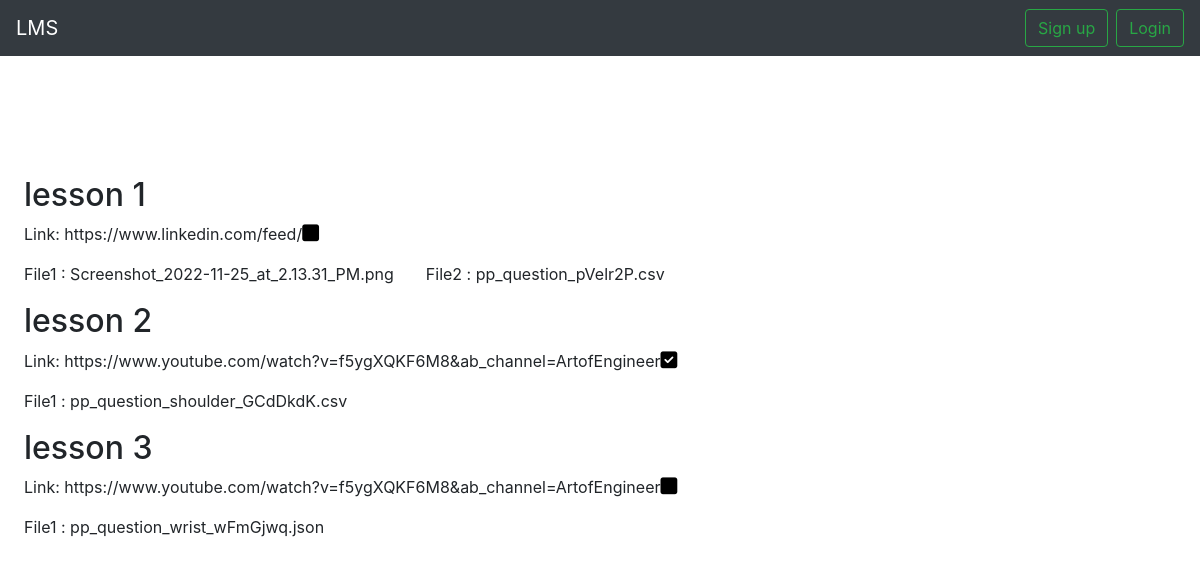
/topic/17/1, run on an earlier commit of the app's database.
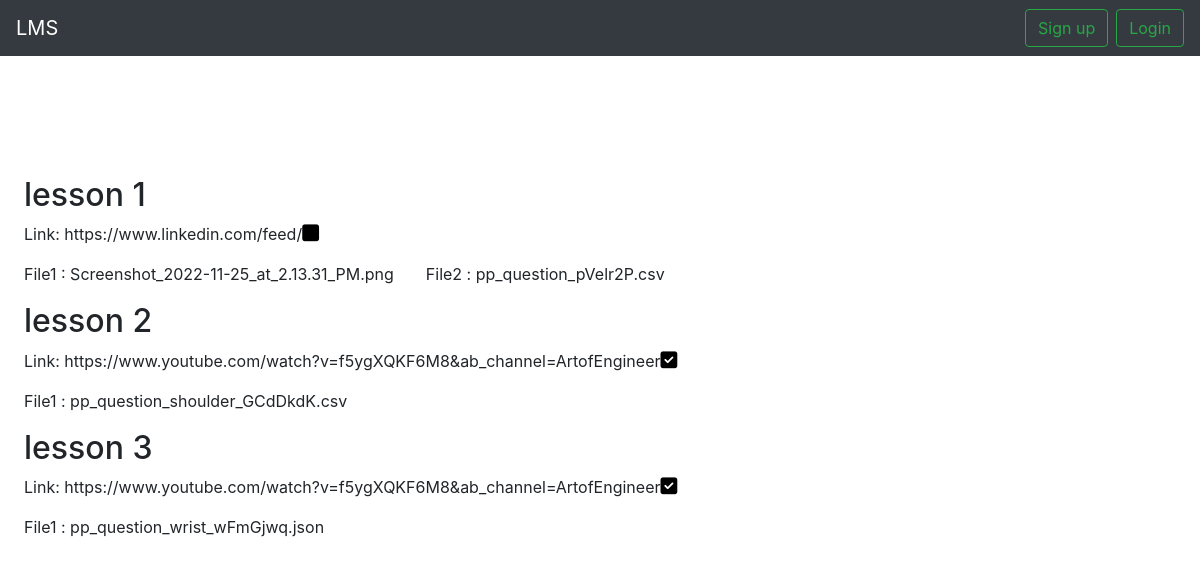
And on a later commit of the database.
### courses/models.py (models this page shows, shortened)
class MyLesson(models.Model):
    user = models.ForeignKey(User,on_delete=models.CASCADE)
    unit = models.ForeignKey(Unit,on_delete=models.CASCADE)
    lesson = models.ForeignKey(Lesson,on_delete=models.CASCADE,related_name='lessons',blank=True,default='lesson1')
    isdone = models.BooleanField(default=False)
    def __str__(self):
        return self.user.username

class Lesson(models.Model):
    order = models.IntegerField(null=False, default=1)
    unit = models.ForeignKey(Unit, on_delete=models.CASCADE,related_name='lessons')
    title = models.CharField(max_length=200)
    resource = models.FileField(upload_to='resources/', null=True, blank=True)
    resource_name = models.CharField(max_length=100, null=False, default='Resource')
    resource_link = models.URLField(max_length=300, null=True, blank=True)
    isdone = models.BooleanField(default=False)
    released = models.BooleanField(default = False)

### courses/views.py (the view)
# urls.py: path('topic/<int:id>/<courseid>', views.stu_topic_detail, name='stu-topic-detail'),
def stu_topic_detail(request, id,courseid):
    unit = MyUnit.objects.filter(id = id)
    unit_ids = []
    for i in unit:
        unit_ids.append(i.unit.id)
    print(unit_ids)
    lessons = []
    lessons = MyLesson.objects.filter(unit__id__in =unit_ids)
    print(lessons)
    return render(request, 'topic_detail.html', {'topic': unit,'lessons':lessons, 'status': 's',  'courseid':courseid})

### templates/topic_detail.html (shortened to what the changed rows need)
{% extends 'base.html' %}
{% block content %}
  <div class="m-4">
    {% if status == 't' %}
      <div style="display:flex">
        <h2>{{topic.title}}</h2>
        {% if not is_unit %}
            <a href={% url 'topic-stats' topic.id %}><button class="btn btn-primary mx-3">See student stats</button> <br/></a>
        {% endif %}
      </div>
      <br/>
      {% if topic.info %}
          <p>{{topic.info}}</p>
      {% endif %}
      <button data-toggle="modal" data-target="#addLink" class="btn btn-outline-primary mb-3">Add Link</button> <br/>
      {% if links %}
          {% for link in links %}
            <div style="display:flex">
                <p>Link {{forloop.counter}}:  <a href="{{link}}">{{link}}</a></p>
                <a href="{% url 'delete-link-topic' topic.id forloop.counter %}" ><button class="btn btn-danger mb-3 ml-2">delete link</button></a>
            </div>
          {% endfor %}
      {% endif %}
      <button data-toggle="modal" data-target="#addFile" class="btn btn-outline-primary mb-3">Add file</button>
      {% if topic.documents %}
          {% for document in topic.documents.all %}
            <div style="display:flex">
                <p>File {{forloop.counter}}: <a href='{{document.document.url}}' >{{document.document.name|cut:'documents/'}}</a></p>
                <button data-toggle="modal" data-target="#renamefile{{document.id}}" class="btn btn-primary mb-3 ml-2">rename file</button>
                <a href={% url 'delete-file' document.id topic.id %} ><button class="btn btn-danger mb-3 ml-2">delete file</button></a>
                {% if is_unit %}
                    <a href={% url 'topic-unit-stats' topic.id document.id %}><button class="btn btn-outline-primary mx-3">See student stats</button> <br/></a>
                {% endif %}
            </div>
            <div class="modal fade" id="renamefile{{document.id}}" tabindex="-1" aria-labelledby="renamefile{{document.id}}" aria-hidden="true">
                <div class="modal-dialog" role="document">
                    <div class="modal-content">
                    <div class="modal-header">
                        <h5 class="modal-title" id="renamefile{{document.id}}title">Rename file</h5>
                        <button type="button" class="close" data-dismiss="modal" aria-label="Close">
                        <span aria-hidden="true">&times;</span>
                        </button>
                    </div>
                    <div class="modal-body">
                        <form action={% url 'rename-file' %} method="post" enctype="multipart/form-data">{% csrf_token %}
                            <div class="form-group">
                                <label for="filename">File name</label>
                                <input type="text" value="{{document.document.name|cut:'documents/'}}" class="form-control" id="filename" name="filename" placeholder="rename File">
                            </div>
                            <input type="hidden" value={{document.id}} name="documentid" id="documentid">
                            <input type="hidden" value={{request.path}} name="next" id="next">
                            <button type="submit" class="btn btn-primary">Rename</button>
                        </form>
                    </div>
                    <div class="modal-footer">
                        <button type="button" class="btn btn-secondary" data-dismiss="modal">Close</button>
                    </div>
                    </div>
                </div>
            </div>
          {% endfor %}
      {% endif %}
      <div style="width: 60%;" class="py-5">
        <h3>Update content</h3>
        <form action={% url 'edit-topic' %} method="post" enctype="multipart/form-data">{% csrf_token %}
            <div class="form-group">
                <label for="title">Title</label>
                <input type="text" value={{topic.title}} class="form-control" id="title" name="title" placeholder="Enter title">
            </div>
            <div class="form-group">
                <label for="info">Info</label>
                {% if topic.info %}
                    <input type="text" value='{{topic.info}}' class="form-control" id="info" name="info" placeholder="Add Info if any" >
                {% else %}
                    <input type="text" class="form-control" id="info" name="info" placeholder="Add Info if any" >
                {% endif %}
            </div>
            <input type="hidden" value={{topic.id}} name="assignmentid" id="assignmentid">
            <input type="hidden" value='False' name="isassignment" id="isassignment">
            <button type="submit" class="btn btn-primary">Edit</button>
        </form>
      </div>
    {% else %}
        <br/>
        <div style="width: 60%;" class="py-5">
          {% for lesson in lessons %}
          <div style="display:flex">
            <h2> {{lesson.lesson.title}}</h2>
          </div>
          <div style="display:flex">
            <p>Link: {{lesson.lesson.resource_link}}</p>
            {% if lesson.isdone %}
                    <a target="{% url 'unit-complete' lesson.id %}" documentid="{{lesson.id}}" class='doneBtn'><i style="color: black;font-size: 1.2rem;" class="doneIcon{{lesson.id}} fas fa-check-square"></i></a>
                {% else %}
                    <a target="{% url 'unit-complete' lesson.id %}" documentid="{{lesson.id}}" class='doneBtn'><i style="color: black;font-size: 1.2rem;" class="doneIcon{{lesson.id}} fas fa-square"></i></a>
                {% endif %}
          </div>
          <div style="display:flex">
            {% for file in lesson.lesson.files.all %}
            <div style="display:flex">
            <p> File{{forloop.counter}} : {{file.file|cut:'resources/'}} </p>
            </div>
            <div style="display: flex;justify-content: space-between;" class="p-3">
            </div>
            {% endfor %}
          </div>
          {% endfor %}
    {% endif %}
  </div>
{% endblock content %}

What changed in the data, as far as the page shows it:
changed MyLesson "lesson 3": isdone False → True (drawn)
